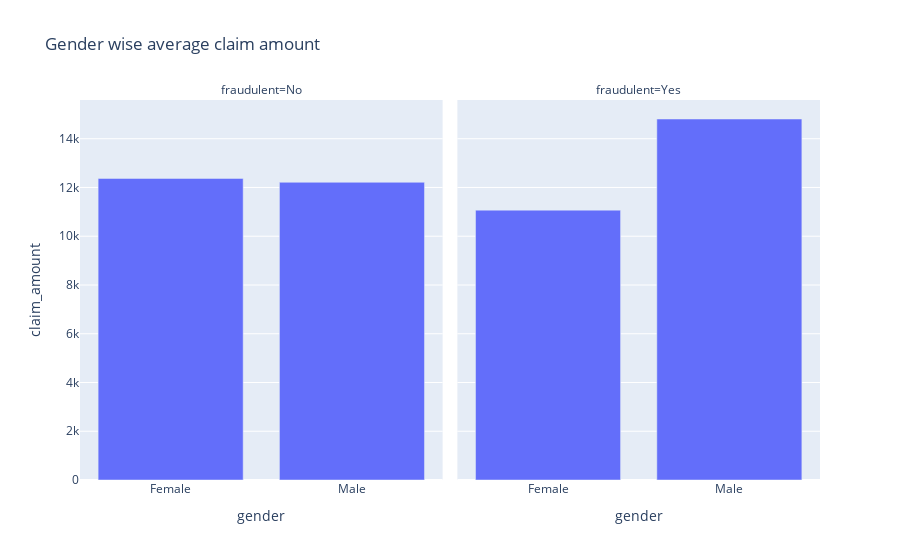

Here is the notebook cell this chart was saved with:
### Code cell
fig = px.bar(gender, x="gender", y="claim_amount", facet_col="fraudulent",title="Gender wise average claim amount")
fig.show()

### Figure 1 — Plotly figure (JSON) as saved in the notebook; plotly's stock layout.template omitted (floating-point values rounded to 4 significant figures)
{"data": [{"alignmentgroup": "True", "hovertemplate": "fraudulent=No<br>gender=%{x}<br>claim_amount=%{y}<extra></extra>", "legendgroup": "", "marker": {"color": "#636efa", "pattern": {"shape": ""}}, "name": "", "offsetgroup": "", "orientation": "v", "showlegend": false, "textposition": "auto", "type": "bar", "x": ["Female", "Male"], "xaxis": "x", "y": [12370.0, 12210.0], "yaxis": "y"}, {"alignmentgroup": "True", "hovertemplate": "fraudulent=Yes<br>gender=%{x}<br>claim_amount=%{y}<extra></extra>", "legendgroup": "", "marker": {"color": "#636efa", "pattern": {"shape": ""}}, "name": "", "offsetgroup": "", "orientation": "v", "showlegend": false, "textposition": "auto", "type": "bar", "x": ["Female", "Male"], "xaxis": "x2", "y": [11070.0, 14810.0], "yaxis": "y2"}], "layout": {"annotations": [{"font": {}, "showarrow": false, "text": "fraudulent=No", "x": 0.245, "xanchor": "center", "xref": "paper", "y": 1, "yanchor": "bottom", "yref": "paper"}, {"font": {}, "showarrow": false, "text": "fraudulent=Yes", "x": 0.755, "xanchor": "center", "xref": "paper", "y": 1, "yanchor": "bottom", "yref": "paper"}], "barmode": "relative", "legend": {"tracegroupgap": 0}, "title": {"text": "Gender wise average claim amount"}, "xaxis": {"anchor": "y", "domain": [0, 0.49], "title": {"text": "gender"}}, "xaxis2": {"anchor": "y2", "domain": [0.51, 1], "matches": "x", "title": {"text": "gender"}}, "yaxis": {"anchor": "x", "domain": [0, 1], "title": {"text": "claim_amount"}}, "yaxis2": {"anchor": "x2", "domain": [0, 1], "matches": "y", "showticklabels": false}}}
